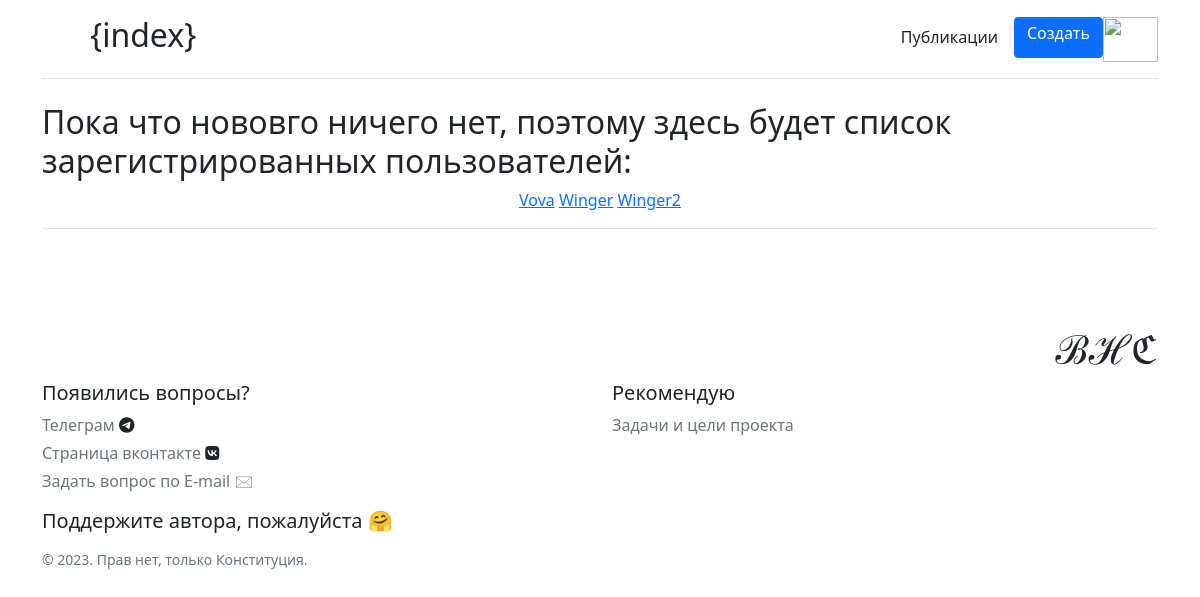
The page /index on the database as committed earlier.
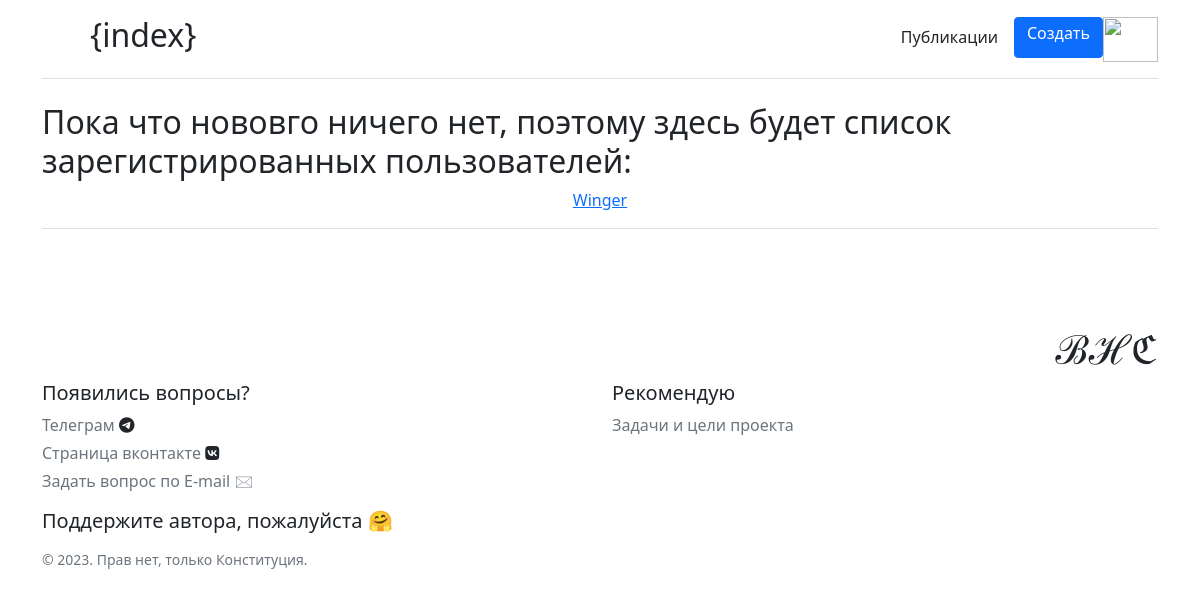
The same page on the database as committed later.
### first_app.py (models this page shows, shortened)
class User(db.Model, UserMixin):
    __bind_key__ = 'users'
    id = db.Column(db.Integer, primary_key=True)
    email = db.Column(db.String(100), nullable=False, index=True, unique=True)
    login = db.Column(db.String(64), nullable=False, index=True, unique=True)
    password = db.Column(db.String(300), nullable=False)
    posts = db.relationship('Post', backref='author', lazy='dynamic')
    color = db.Column(db.String(7), nullable=False, default='#000000')
    image = db.Column(db.String(15), nullable=False, default='Icon1.svg')

### first_app.py (the view)
@first_app.route('/')
@first_app.route('/index')
def index():
    user_s = User.query.order_by(User.login).all()
    return render_template('index.html', datas=user_s)

### first_app.py (called while the page is built)
@first_app.after_request
def redirect_to_signin(response):
    if response.status_code == 401:
        return redirect(url_for('login_page') + '?next=' + request.url)
    elif response.status_code == 404:
        return redirect(url_for('page404'))
    return response

### templates/index.html
{% extends 'base.html'%}
{% block head %}<h2>&#123;index&#125;</h2>{% endblock %}
{% block body%}
<h2>Пока что нововго ничего нет, поэтому здесь будет список зарегистрированных пользователей:</h2>
<div class="container" style="text-align: center;">
        {% for el in datas %}
    <a href="/user/{{ el.login }}" class="card-title pricing-card-title">{{ el.login }}</a>
        {% endfor %}
</div>
{% endblock %}

### templates/base.html (shortened to what this page needs)
<!DOCTYPE html>
<html lang="ru">
<head>
    <link rel="stylesheet" href="https://cdn.jsdelivr.net/npm/bootstrap@5.0.2/dist/css/bootstrap.min.css">
    <link rel="stylesheet" href="path/to/font-awesome/css/font-awesome.min.css">
</head>
<body>
<div class="container py-3">
  <header>
    <div class="d-flex flex-column flex-md-row align-items-center pb-3 mb-4 border-bottom">
        <svg xmlns="http://www.w3.org/2000/svg" width="40" height="32" class="me-2" viewBox="0 0 118 94" role="img"><path fill-rule="evenodd" clip-rule="evenodd" fill="currentColor"></path></svg>
        <span class="fs-4">{% block head %}{% endblock %}</span>
      <nav class="d-inline-flex mt-2 mt-md-0 ms-md-auto">
        <a class="me-3 py-2 text-dark text-decoration-none" href="{{ url_for('news') }}">Публикации</a>
        <a href="{{ url_for('create') }}"><button type="button" class="btn btn-primary"><h6>Создать</h6></button></a>
          {% if current_user.is_authenticated != True %}
          <a href="{{ url_for('register') }}" title="Ты кто? Зарегайся, пожалуйста &#128522;"><img src="https://www.freepngimg.com/thumb/anonymous/36005-3-anonymous-transparent-background.png" width="55" height="45"></a>
          {% endif %}
      </nav>
    </div>
  </header>
  <main>
      {% block body %}{% endblock %}
  </main>
    <div class="d-flex flex-column flex-md-row align-items-center pb-3 mb-4 border-bottom"></div>
  <footer class="pt-4 my-md-5 pt-md-5">
    <div class="row">
      <div class="col-12 col-md">
        <h1 style='text-align: right;'>&#8492;&#8459;&#8493;</h1>
      </div>
      <div class="col-6 col-md">
        <h5>Появились вопросы?</h5>
        <ul class="list-unstyled text-small">
          <li class="mb-1"><a class="link-secondary text-decoration-none" href="https://t.me/Winger178">Телеграм </a><i class="fa fa-telegram" aria-hidden="true"></i></li>
          <li class="mb-1"><a class="link-secondary text-decoration-none" href="https://vk.com/tankostatist">Страница вконтакте </a><i class="fa fa-vk" aria-hidden="true"></i></li>
          <li class="mb-1"><a class="link-secondary text-decoration-none" href="{{ url_for('contact') }}">Задать вопрос по E-mail &#128386;</a></li>
        </ul>
      </div>
      <div class="col-6 col-md">
        <h5>Рекомендую</h5>
        <ul class="list-unstyled text-small">
          <li class="mb-1"><a class="link-secondary text-decoration-none" href="{{ url_for('about') }}">Задачи и цели проекта</a></li>
        </ul>
      </div>
      <div class="col-6 col-md">
        <h5>Поддержите автора, пожалуйста &#129303;</h5>
        <small class="d-block mb-3 text-muted">© 2023. Прав нет, только Конституция.</small>
      </div>
    </div>
  </footer>
  </div>
</body>
</html>

Rows that differ between the two databases and show on the page:
removed User: login "Vova"
removed User: login "Winger2"
